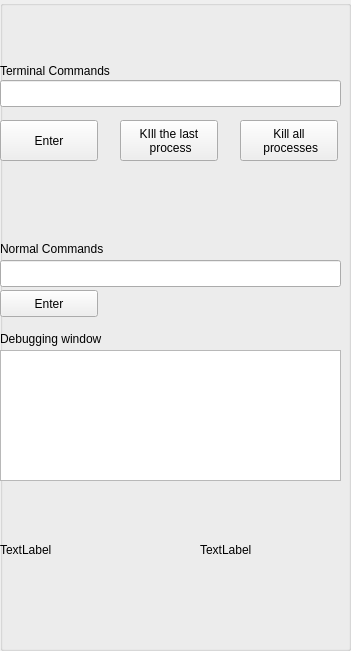
      <widget class="QGroupBox" name="groupBox_10">
       <property name="geometry">
        <rect>
         <x>920</x>
         <y>0</y>
         <width>351</width>
         <height>651</height>
        </rect>
       </property>
       <property name="title">
        <string/>
       </property>
       <widget class="QLineEdit" name="term">
        <property name="geometry">
         <rect>
          <x>0</x>
          <y>80</y>
          <width>341</width>
          <height>27</height>
         </rect>
        </property>
       </widget>
       <widget class="QLineEdit" name="norm">
        <property name="geometry">
         <rect>
          <x>0</x>
          <y>260</y>
          <width>341</width>
          <height>27</height>
         </rect>
        </property>
       </widget>
       <widget class="QLabel" name="label_4">
        <property name="geometry">
         <rect>
          <x>0</x>
          <y>60</y>
          <width>201</width>
          <height>21</height>
         </rect>
        </property>
        <property name="styleSheet">
         <string notr="true">font: 75 14pt &quot;Bitstream Charter&quot;;</string>
        </property>
        <property name="text">
         <string>Terminal Commands</string>
        </property>
       </widget>
       <widget class="QLabel" name="label_5">
        <property name="geometry">
         <rect>
          <x>0</x>
          <y>240</y>
          <width>161</width>
          <height>17</height>
         </rect>
        </property>
        <property name="styleSheet">
         <string notr="true">
font: 75 14pt &quot;Bitstream Charter&quot;;</string>
        </property>
        <property name="text">
         <string>Normal Commands</string>
        </property>
       </widget>
       <widget class="QPushButton" name="termgo">
        <property name="geometry">
         <rect>
          <x>0</x>
          <y>120</y>
          <width>98</width>
          <height>41</height>
         </rect>
        </property>
        <property name="text">
         <string>Enter</string>
        </property>
       </widget>
       <widget class="QPushButton" name="normgo">
        <property name="geometry">
         <rect>
          <x>0</x>
          <y>290</y>
          <width>98</width>
          <height>27</height>
         </rect>
        </property>
        <property name="text">
         <string>Enter</string>
        </property>
       </widget>
       <widget class="QPushButton" name="killterm">
        <property name="geometry">
         <rect>
          <x>240</x>
          <y>120</y>
          <width>98</width>
          <height>41</height>
         </rect>
        </property>
        <property name="text">
         <string>Kill all
 processes</string>
        </property>
       </widget>
       <widget class="QTextBrowser" name="cmdtext">
        <property name="geometry">
         <rect>
          <x>0</x>
          <y>350</y>
          <width>341</width>
          <height>131</height>
         </rect>
        </property>
       </widget>
       <widget class="QPushButton" name="killone">
        <property name="geometry">
         <rect>
          <x>120</x>
          <y>120</y>
          <width>98</width>
          <height>41</height>
         </rect>
        </property>
        <property name="text">
         <string>KIll the last
 process</string>
        </property>
       </widget>
       <widget class="QLabel" name="label_18">
        <property name="geometry">
         <rect>
          <x>0</x>
          <y>330</y>
          <width>141</width>
          <height>17</height>
         </rect>
        </property>
        <property name="text">
         <string>Debugging window</string>
        </property>
       </widget>
       <widget class="QLabel" name="logo1">
        <property name="geometry">
         <rect>
          <x>0</x>
          <y>510</y>
          <width>210</width>
          <height>80</height>
         </rect>
        </property>
        <property name="text">
         <string>TextLabel</string>
        </property>
       </widget>
       <widget class="QLabel" name="logo2">
        <property name="geometry">
         <rect>
          <x>200</x>
          <y>510</y>
          <width>150</width>
          <height>80</height>
         </rect>
        </property>
        <property name="text">
         <string>TextLabel</string>
        </property>
       </widget>
      </widget>
